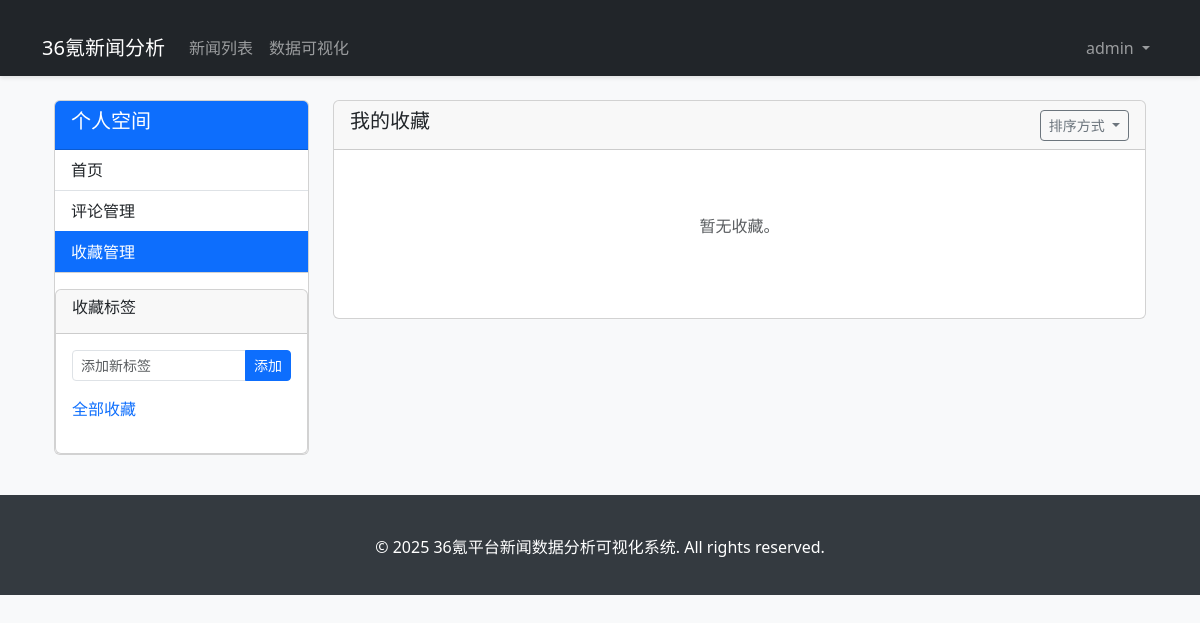
/collections/ (signed in), run on an earlier commit of the app's database.
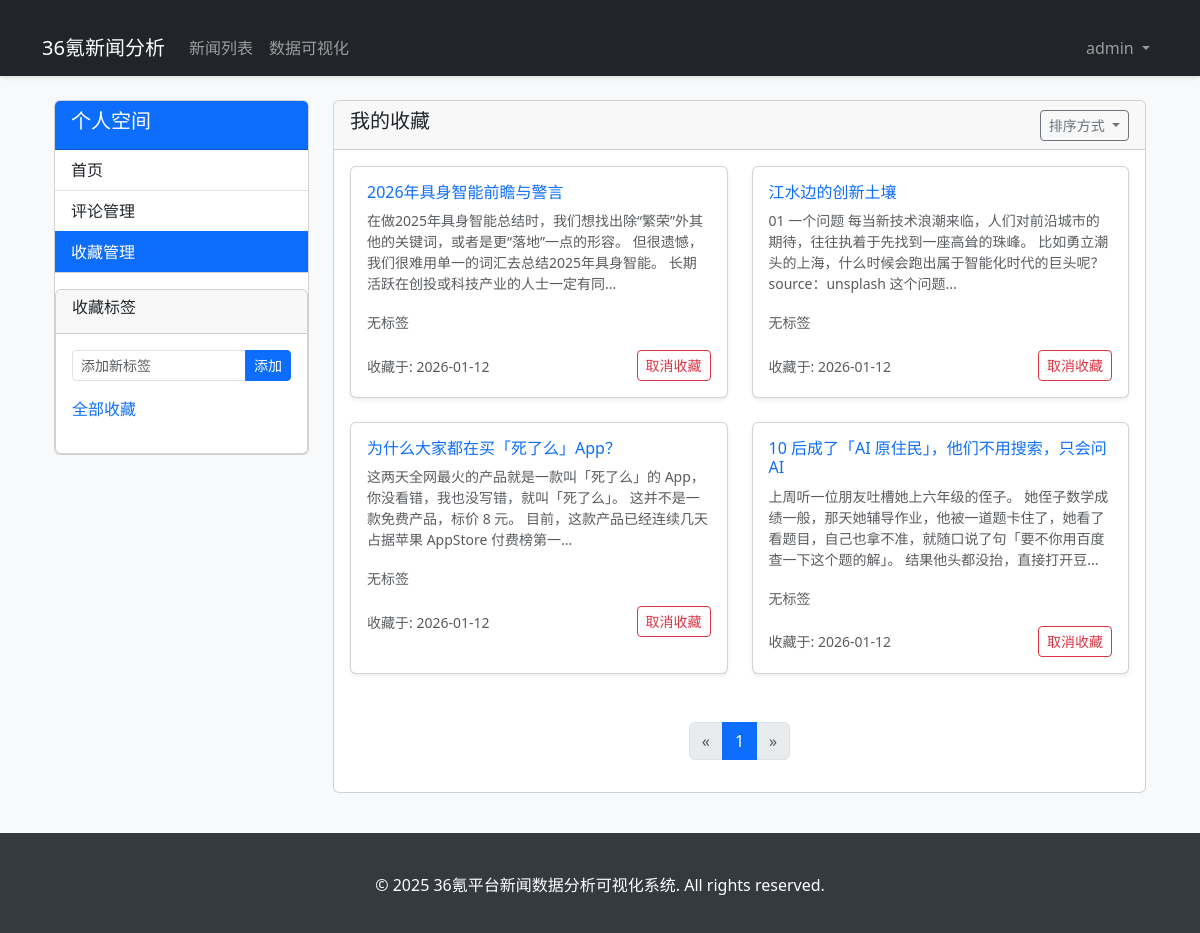
And on a later commit of the database.
### news_analysis/models.py (models this page shows, shortened)
class Collection(models.Model):
    user = models.ForeignKey(User, on_delete=models.CASCADE, related_name='collections', verbose_name='收藏用户')
    news = models.ForeignKey(News, on_delete=models.CASCADE, related_name='collections', verbose_name='收藏新闻')
    tags = models.ManyToManyField(CollectionTag, blank=True, related_name='collections', verbose_name='收藏标签')
    created_at = models.DateTimeField(auto_now_add=True, verbose_name='收藏时间')
    class Meta:
        verbose_name = '收藏'
        verbose_name_plural = '收藏列表'
        unique_together = ('user', 'news')

class News(models.Model):
    title = models.CharField(max_length=255, verbose_name='新闻标题')
    content = models.TextField(verbose_name='新闻内容')
    publish_time = models.DateTimeField(verbose_name='发布时间')
    url = models.URLField(max_length=500, verbose_name='新闻链接', unique=True)
    platform = models.CharField(max_length=20, choices=PlatformChoice.choices, verbose_name='来源平台')
    source_id = models.CharField(max_length=100, verbose_name='平台内部ID', unique=True)
    author = models.CharField(max_length=100, blank=True, null=True, verbose_name='作者')
    read_count = models.IntegerField(default=0, verbose_name='阅读量')
    created_at = models.DateTimeField(auto_now_add=True, verbose_name='创建时间')
    updated_at = models.DateTimeField(auto_now=True, verbose_name='更新时间')
    is_valid = models.BooleanField(default=True, verbose_name='是否有效')
    class Meta:
        verbose_name = '新闻'
        verbose_name_plural = '新闻列表'
        ordering = ['-publish_time']

### news_analysis/views/profile_views.py (the view)
# urls.py: path('collections/', profile_views.user_collections, name='user_collections'),
@login_required
def user_collections(request):
    tag_id = request.GET.get('tag', '')
    sort_by = request.GET.get('sort', 'created_at')  # created_at 或 publish_time
    order = request.GET.get('order', 'desc')  # asc 或 desc
    query = Q(user=request.user)
    if tag_id:
        query &= Q(tags__id=tag_id)
    collections = Collection.objects.filter(query).distinct()
    if sort_by == 'publish_time':
        if order == 'asc':
            collections = collections.order_by('news__publish_time')
        else:
            collections = collections.order_by('-news__publish_time')
    else:  # 默认按收藏时间排序
        if order == 'asc':
            collections = collections.order_by('created_at')
        else:
            collections = collections.order_by('-created_at')
    user_tags = CollectionTag.objects.filter(user=request.user).order_by('name')
    paginator = Paginator(collections, 10)
    page = request.GET.get('page', 1)
    try:
        collections_page = paginator.page(page)
    except PageNotAnInteger:
        collections_page = paginator.page(1)
    except EmptyPage:
        collections_page = paginator.page(paginator.num_pages)
    return render(request, 'profile/collections.html', {
        'collections': collections_page,
        'user_tags': user_tags,
        'selected_tag': tag_id,
        'sort_by': sort_by,
        'order': order
    })

### templates/profile/collections.html (shortened to what this page needs)
{% extends 'base.html' %}
{% block content %}
<div class="container mt-4">
    <div class="row">
        <div class="col-md-3">
            <div class="card">
                <div class="card-header bg-primary text-white">
                    <h5>个人空间</h5>
                </div>
                <ul class="list-group list-group-flush">
                    <li class="list-group-item">
                        <a href="{% url 'profile' %}" class="text-dark text-decoration-none">首页</a>
                    </li>
                    <li class="list-group-item">
                        <a href="{% url 'user_comments' %}" class="text-dark text-decoration-none">评论管理</a>
                    </li>
                    <li class="list-group-item active">
                        <a href="{% url 'user_collections' %}" class="text-white text-decoration-none">收藏管理</a>
                    </li>
                </ul>
                <div class="card mt-3">
                    <div class="card-header">
                        <h6>收藏标签</h6>
                    </div>
                    <div class="card-body">
                        <form method="post" action="{% url 'add_collection_tag' %}" class="mb-3">
                            <div class="input-group">
                                <input type="text" class="form-control form-control-sm" placeholder="添加新标签" name="tag_name">
                                <button type="submit" class="btn btn-sm btn-primary">添加</button>
                            </div>
                        </form>
                        <ul class="list-unstyled">
                            <li class="mb-2">
                                <a href="{% url 'user_collections' %}" class="text-decoration-none {% if not selected_tag %}text-primary{% else %}text-dark{% endif %}">
                                    全部收藏
                                </a>
                            </li>
                        </ul>
                    </div>
                </div>
            </div>
        </div>
        <div class="col-md-9">
            <div class="card">
                <div class="card-header">
                    <div class="d-flex justify-content-between align-items-center">
                        <h5>我的收藏</h5>
                        <div class="dropdown">
                            <button class="btn btn-sm btn-outline-secondary dropdown-toggle" type="button" id="sortDropdown" data-bs-toggle="dropdown" aria-expanded="false">
                                排序方式
                            </button>
                        </div>
                    </div>
                </div>
                <div class="card-body">
                    {% if collections %}
                        <div class="row">
                            {% for collection in collections %}
                                <div class="col-md-6 mb-4">
                                    <div class="card shadow-sm h-100">
                                        <div class="card-body">
                                            <h6 class="card-title mb-2">
                                                <a href="{% url 'news_detail' collection.news.id %}" class="text-primary text-decoration-none">
                                                    {{ collection.news.title|truncatechars:50 }}
                                                </a>
                                            </h6>
                                            <p class="card-text text-muted small mb-3">
                                                {{ collection.news.content|striptags|truncatechars:100 }}
                                            </p>
                                            <div class="mb-3">
                                                {% if collection.tags.all %}
                                                    {% for tag in collection.tags.all %}
                                                        <span class="badge bg-secondary me-1">
                                                            {{ tag.name }}
                                                        </span>
                                                    {% endfor %}
                                                {% else %}
                                                    <span class="text-muted small">无标签</span>
                                                {% endif %}
                                            </div>
                                            <div class="d-flex justify-content-between align-items-center">
                                                <div>
                                                    <small class="text-muted">
                                                        收藏于: {{ collection.created_at|date:"Y-m-d" }}
                                                    </small>
                                                </div>
                                                <div class="btn-group">
                                                    <a href="{% url 'remove_collection' collection.id %}" class="btn btn-sm btn-outline-danger" onclick="return confirm('确定要取消收藏这篇文章吗？')">
                                                        取消收藏
                                                    </a>
                                                </div>
                                            </div>
                                        </div>
                                    </div>
                                </div>
                            {% endfor %}
                        </div>
                        <nav aria-label="Page navigation" class="mt-4">
                            <ul class="pagination justify-content-center">
                                {% if collections.has_previous %}
                                    <li class="page-item">
                                        <a class="page-link" href="?page={{ collections.previous_page_number }}{% if selected_tag %}&tag={{ selected_tag }}{% endif %}{% if sort_by %}&sort={{ sort_by }}{% endif %}{% if order %}&order={{ order }}{% endif %}" aria-label="Previous">
                                            <span aria-hidden="true">&laquo;</span>
                                        </a>
                                    </li>
                                {% else %}
                                    <li class="page-item disabled">
                                        <a class="page-link" href="#" aria-label="Previous">
                                            <span aria-hidden="true">&laquo;</span>
                                        </a>
                                    </li>
                                {% endif %}
                                {% for num in collections.paginator.page_range %}
                                    {% if collections.number == num %}
                                        <li class="page-item active"><a class="page-link" href="#">{{ num }}</a></li>
                                    {% else %}
                                        <li class="page-item"><a class="page-link" href="?page={{ num }}{% if selected_tag %}&tag={{ selected_tag }}{% endif %}{% if sort_by %}&sort={{ sort_by }}{% endif %}{% if order %}&order={{ order }}{% endif %}">{{ num }}</a></li>
                                    {% endif %}
                                {% endfor %}
                                {% if collections.has_next %}
                                    <li class="page-item">
                                        <a class="page-link" href="?page={{ collections.next_page_number }}{% if selected_tag %}&tag={{ selected_tag }}{% endif %}{% if sort_by %}&sort={{ sort_by }}{% endif %}{% if order %}&order={{ order }}{% endif %}" aria-label="Next">
                                            <span aria-hidden="true">&raquo;</span>
                                        </a>
                                    </li>
                                {% else %}
                                    <li class="page-item disabled">
                                        <a class="page-link" href="#" aria-label="Next">
                                            <span aria-hidden="true">&raquo;</span>
                                        </a>
                                    </li>
                                {% endif %}
                            </ul>
                        </nav>
                    {% else %}
                        <div class="text-center py-5">
                            <p class="text-muted">暂无收藏{% if selected_tag %}，或者该标签下没有收藏{% endif %}。</p>
                        </div>
                    {% endif %}
                </div>
            </div>
        </div>
    </div>
</div>
{% endblock %}

### templates/base.html (shortened to what this page needs)
{% extends 'base/base.html' %}

### templates/base/base.html (shortened to what this page needs)
<!DOCTYPE html>
<html lang="zh-CN">
<head>
    <link href="https://cdn.jsdelivr.net/npm/bootstrap@5.3.0/dist/css/bootstrap.min.css" rel="stylesheet">
    <link href="https://cdn.jsdelivr.net/npm/bootstrap-icons@1.11.1/font/bootstrap-icons.css" rel="stylesheet">
</head>
<body>
    <nav class="navbar navbar-expand-lg navbar-dark bg-dark">
        <div class="container">
            <a class="navbar-brand" href="{% url 'home' %}">36氪新闻分析</a>
            <div class="collapse navbar-collapse" id="navbarNav">
                <ul class="navbar-nav me-auto">
                    <li class="nav-item">
                        <a class="nav-link" href="{% url 'news_list' %}">新闻列表</a>
                    </li>
                    <li class="nav-item">
                        <a class="nav-link" href="{% url 'dashboard' %}">数据可视化</a>
                    </li>
                </ul>
                <ul class="navbar-nav">
                    {% if user.is_authenticated %}
                        <li class="nav-item dropdown">
                            <a class="nav-link dropdown-toggle" href="#" role="button" data-bs-toggle="dropdown" aria-expanded="false">
                                {{ user.username }}
                            </a>
                        </li>
                    {% endif %}
                </ul>
            </div>
        </div>
    </nav>
    <div class="container">
        {% block content %}{% endblock %}
    </div>
    <footer class="footer text-center">
        <div class="container">
            <p>&copy; 2025 36氪平台新闻数据分析可视化系统. All rights reserved.</p>
        </div>
    </footer>
</body>
</html>

### templates/base/base.html (style rules this page uses)
body { background-color: #f8f9fa; }
.navbar { box-shadow: 0 2px 4px rgba(0,0,0,0.1); }
.container { margin-top: 20px; }
.footer { background-color: #343a40; color: white; padding: 20px 0; margin-top: 40px; }

What changed in the data, as far as the page shows it:
added Collection: news "2026年具身智能前瞻与警言", news.content "在做2025年具身智能总结时，我们想找出除“繁荣”外其他的关键词，或者是更“落地”一点的形容。 但很遗憾，我们很难用单一的词汇去总结2025年具身智能。 长期活跃在创投或科技产业的人士一定有同...", shows "无标签", created_at "2026-01-12"
added Collection: news "江水边的创新土壤", news.content "01 一个问题 每当新技术浪潮来临，人们对前沿城市的期待，往往执着于先找到一座高耸的珠峰。 比如勇立潮头的上海，什么时候会跑出属于智能化时代的巨头呢？ source：unsplash 这个问题...", shows "无标签", created_at "2026-01-12"
added Collection: news "为什么大家都在买「死了么」App？", news.content "这两天全网最火的产品就是一款叫「死了么」的 App，你没看错，我也没写错，就叫「死了么」。 这并不是一款免费产品，标价 8 元。 目前，这款产品已经连续几天占据苹果 AppStore 付费榜第一...", shows "无标签", created_at "2026-01-12"
added Collection: news "10 后成了「AI 原住民」，他们不用搜索，只会问 AI", news.content "上周听一位朋友吐槽她上六年级的侄子。 她侄子数学成绩一般，那天她辅导作业，他被一道题卡住了，她看了看题目，自己也拿不准，就随口说了句「要不你用百度查一下这个题的解」。 结果他头都没抬，直接打开豆...", shows "无标签", created_at "2026-01-12"
Also different on the page:
text no longer shown: "暂无收藏 。"
new list line: "1"
